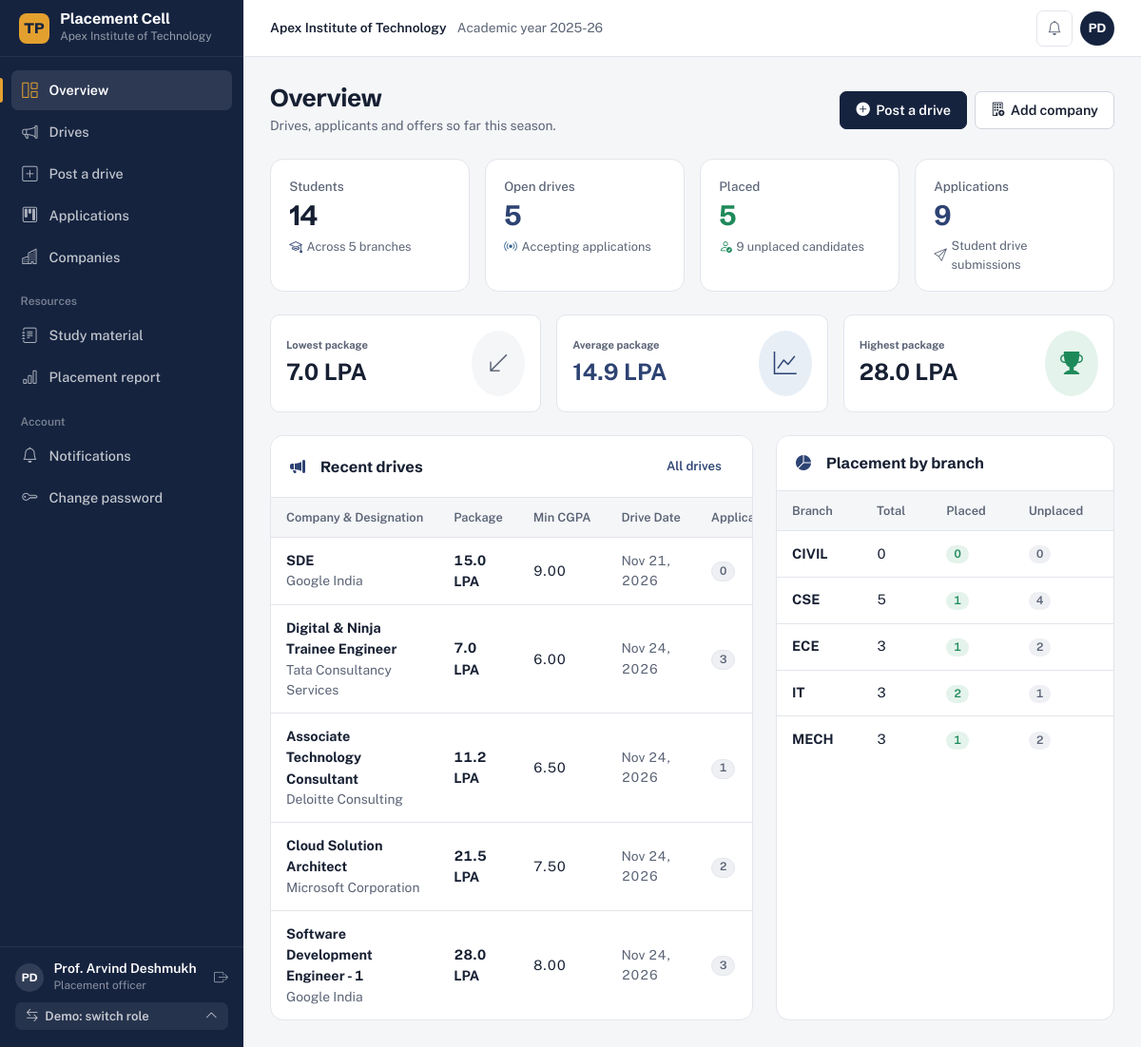
Page /tpo/ (signed in) on the earlier database version.
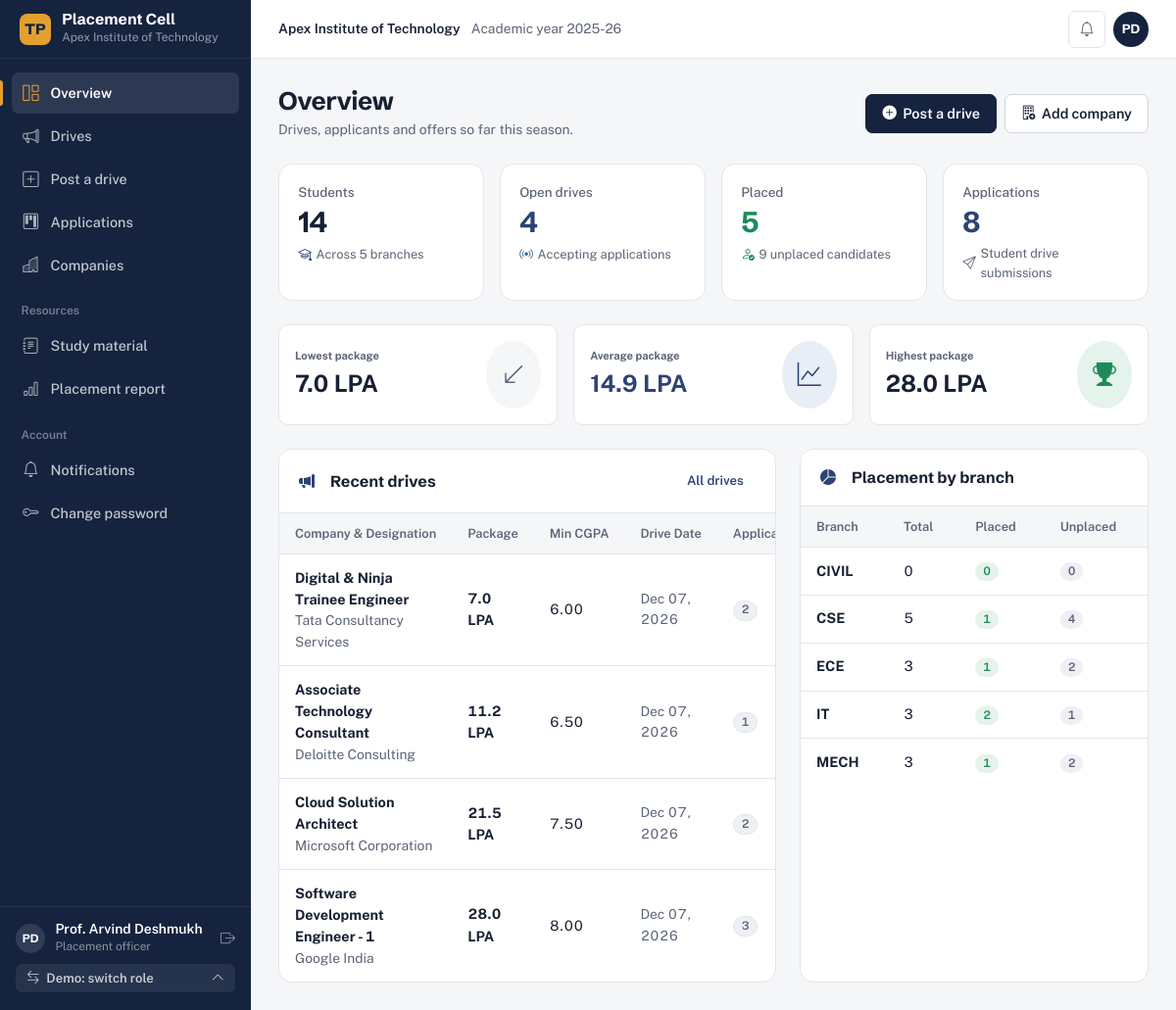
Same page on the later database version.
### apps/placements/models.py (models this page shows, shortened)
class JobOpening(models.Model):
    company = models.ForeignKey(
        Company,
        on_delete=models.CASCADE,
        related_name='job_openings'
    )
    title = models.CharField(max_length=150, help_text="Designation (e.g. SDE 1, Graduate Engineer Trainee)")
    role_description = models.TextField()
    job_location = models.CharField(max_length=150, help_text="e.g. Bangalore, Pune, Hybrid")
    package_ctc = models.DecimalField(
        max_digits=6,
        decimal_places=2,
        help_text="Offered compensation in LPA (e.g. 14.50)"
    )
    bond_details = models.CharField(max_length=255, blank=True, null=True, help_text="e.g. No Bond, or 1 Year Service Agreement")
    min_tenth_percentage = models.DecimalField(
        max_digits=5,
        decimal_places=2,
        default=0.00,
        help_text="Minimum 10th standard percentage required (0.00 = No cutoff)"
    )
    min_twelfth_percentage = models.DecimalField(
        max_digits=5,
        decimal_places=2,
        default=0.00,
        help_text="Minimum 12th / Diploma percentage required (0.00 = No cutoff)"
    )
    min_graduation_cgpa = models.DecimalField(
        max_digits=4,
        decimal_places=2,
        default=0.00,
        help_text="Minimum CGPA required on 10.0 scale (0.00 = No cutoff)"
    )
    max_active_backlogs = models.PositiveIntegerField(
        default=0,
        help_text="Maximum allowed live backlogs (e.g. 0)"
    )
    allowed_departments = models.ManyToManyField(
        Department,
        related_name='eligible_job_openings',
        help_text="Academic branches allowed to apply"
    )
    allowed_degrees = models.CharField(
        max_length=255,
        default='B.Tech',
        help_text="Comma-separated degrees (e.g. B.Tech, M.Tech, MCA)"
    )
    allowed_batches = models.CharField(
        max_length=100,
        default='2025,2026',
        help_text="Comma-separated graduation batch years (e.g. 2025, 2026)"
    )
    application_deadline = models.DateTimeField(help_text="Cut-off date & time for student applications")
    drive_date = models.DateField(help_text="Scheduled date for on-campus / virtual drive")
    status = models.CharField(
        max_length=30,
        choices=JobStatus.choices,
        default=JobStatus.PUBLISHED,
        db_index=True
    )
    created_by = models.ForeignKey(
        settings.AUTH_USER_MODEL,
        on_delete=models.SET_NULL,
        null=True,
        blank=True,
        related_name='created_job_openings'
    )
    created_at = models.DateTimeField(default=timezone.now)
    updated_at = models.DateTimeField(auto_now=True)
    class Meta:
        verbose_name = "Job Opening"
        verbose_name_plural = "Job Openings"
        ordering = ['-created_at']
    @property
    def total_applicants_count(self):
        return self.applications.count()

### apps/companies/models.py (models this page shows, shortened)
class Company(models.Model):
    name = models.CharField(max_length=150, unique=True, db_index=True)
    website = models.URLField(blank=True, null=True)
    industry_sector = models.CharField(max_length=100, help_text="e.g. Information Technology, FinTech, Automotive")
    tier = models.CharField(
        max_length=30,
        choices=CompanyTier.choices,
        default=CompanyTier.TIER_2_CORE
    )
    contact_person = models.CharField(max_length=100, help_text="Recruiter / HR Point of Contact")
    contact_email = models.EmailField()
    contact_phone = models.CharField(max_length=20, blank=True, null=True)
    address = models.TextField(blank=True, null=True)
    logo = models.ImageField(upload_to='company_logos/', blank=True, null=True)
    is_active = models.BooleanField(default=True)
    created_at = models.DateTimeField(default=timezone.now)
    updated_at = models.DateTimeField(auto_now=True)
    class Meta:
        verbose_name = "Company"
        verbose_name_plural = "Companies"
        ordering = ['name']

### apps/departments/models.py (models this page shows, shortened)
class Department(models.Model):
    code = models.CharField(
        max_length=20,
        unique=True,
        db_index=True,
        help_text="Standard department code (e.g., CSE, IT, ECE, MECH, CIVIL)"
    )
    name = models.CharField(
        max_length=150,
        unique=True,
        help_text="Full department name (e.g., Computer Science and Engineering)"
    )
    description = models.TextField(blank=True, null=True)
    is_active = models.BooleanField(default=True)
    created_at = models.DateTimeField(default=timezone.now)
    updated_at = models.DateTimeField(auto_now=True)
    class Meta:
        verbose_name = "Department"
        verbose_name_plural = "Departments"
        ordering = ['code']

### apps/placements/tpo_views.py (the view)
# urls.py: path('', admin_views.dashboard_view, name='dashboard'),
@tpo_required
def dashboard_view(request):
    total_users = User.objects.count()
    total_departments = Department.objects.count()
    total_students = StudentProfile.objects.count()
    placed_students = StudentProfile.objects.filter(placement_status=PlacementStatus.PLACED).count()
    unplaced_students = StudentProfile.objects.filter(placement_status=PlacementStatus.UNPLACED).count()
    active_job_openings = JobOpening.objects.filter(status='PUBLISHED').count()
    total_companies = Company.objects.filter(is_active=True).count()
    total_applications = JobApplication.objects.count()
    placed_with_pkg = StudentProfile.objects.filter(placement_status=PlacementStatus.PLACED, salary_package__isnull=False)
    pkg_stats = placed_with_pkg.aggregate(
        min_pkg=Min('salary_package'),
        avg_pkg=Avg('salary_package'),
        max_pkg=Max('salary_package')
    )
    min_package = pkg_stats['min_pkg'] or 0.0
    avg_package = round(pkg_stats['avg_pkg'] or 0.0, 2)
    max_package = pkg_stats['max_pkg'] or 0.0
    dept_stats = Department.objects.annotate(
        total_stu=Count('students'),
        placed_stu=Count('students', filter=Q(students__placement_status='PLACED')),
        unplaced_stu=Count('students', filter=Q(students__placement_status='UNPLACED'))
    )
    recent_drives = JobOpening.objects.select_related('company').order_by('-created_at')[:5]
    return render(request, 'tpo_panel/dashboard.html', {
        'total_users': total_users,
        'total_departments': total_departments,
        'total_students': total_students,
        'placed_students': placed_students,
        'unplaced_students': unplaced_students,
        'active_job_openings': active_job_openings,
        'total_companies': total_companies,
        'total_applications': total_applications,
        'min_package': min_package,
        'avg_package': avg_package,
        'max_package': max_package,
        'dept_stats': dept_stats,
        'recent_drives': recent_drives,
        'active_nav': 'dashboard'
    })

### apps/accounts/models.py (called while the page is built)
    def get_full_name(self):
        return f"{self.first_name} {self.last_name}".strip()

    @property
    def is_admin(self):
        return self.role == UserRole.ADMIN

    @property
    def is_principal(self):
        return self.role == UserRole.PRINCIPAL

    @property
    def is_tnp_officer(self):
        return self.role == UserRole.TNP_OFFICER

    @property
    def is_student(self):
        return self.role == UserRole.STUDENT

    def get_dashboard_url(self):
        if self.role == UserRole.ADMIN:
            return reverse('admin_panel:dashboard')
        elif self.role == UserRole.PRINCIPAL:
            return reverse('principal_panel:dashboard')
        elif self.role == UserRole.TNP_OFFICER:
            return reverse('tpo_panel:dashboard')
        elif self.role == UserRole.TNP_ASSISTANT:
            return reverse('assistant_panel:dashboard')
        elif self.role == UserRole.STUDENT:
            return reverse('student_panel:dashboard')
        return reverse('core:landing')

### templates/tpo_panel/dashboard.html (shortened to what the changed rows need)
{% extends 'base/dashboard_base.html' %}
{% block content %}
<div class="d-flex justify-content-between align-items-center mb-4">
  <div>
    <h1 class="page-title">Overview</h1>
  </div>
</div>
<div class="row g-3 mb-4">
  <div class="col-sm-6 col-xl-3">
    <div class="metric-card">
      <div class="metric-label">Open drives</div>
      <div class="metric-value text-primary">{{ active_job_openings }}</div>
      <div class="metric-sub text-muted">
        <i class="bi bi-broadcast text-info"></i> Accepting applications
      </div>
    </div>
  </div>
  <div class="col-sm-6 col-xl-3">
    <div class="metric-card">
      <div class="metric-label">Applications</div>
      <div class="metric-value text-indigo">{{ total_applications }}</div>
      <div class="metric-sub text-muted">
        <i class="bi bi-send text-secondary"></i> Student drive submissions
      </div>
    </div>
  </div>
</div>
<div class="row g-4">
  <div class="col-lg-7">
    <div class="tpms-card h-100 mb-0">
      <div class="tpms-card-body p-0">
        <div class="tpms-table-container border-0">
          <table class="tpms-table">
            <thead>
              <tr>
                <th>Company & Designation</th>
                <th>Package</th>
                <th>Min CGPA</th>
                <th>Drive Date</th>
                <th>Applicants</th>
              </tr>
            </thead>
            <tbody>
              {% for d in recent_drives %}
                <tr>
                  <td>
                    <a href="{% url 'placements:drive_detail' d.id %}" class="fw-bold text-dark text-decoration-none">
                      {{ d.title }}
                    </a>
                    <div class="text-muted small">{{ d.company.name }}</div>
                  </td>
                  <td><span class="fw-bold">{{ d.package_ctc|floatformat:1 }} LPA</span></td>
                  <td>{{ d.min_graduation_cgpa }}</td>
                  <td class="text-muted small">{{ d.drive_date|date:"M d, Y" }}</td>
                  <td>
                    <span class="badge bg-light text-dark border">{{ d.total_applicants_count }}</span>
                  </td>
                </tr>
              {% empty %}
                <tr>
                  <td colspan="5" class="text-center py-4 text-muted">No placement drives posted yet.</td>
                </tr>
              {% endfor %}
            </tbody>
          </table>
        </div>
      </div>
    </div>
  </div>
  <div class="col-lg-5">
    <div class="tpms-card h-100 mb-0">
      <div class="tpms-card-body p-0">
        <div class="tpms-table-container border-0">
          <table class="tpms-table">
            <thead>
              <tr>
                <th>Branch</th>
                <th>Total</th>
                <th>Placed</th>
                <th>Unplaced</th>
              </tr>
            </thead>
            <tbody>
              {% for dept in dept_stats %}
                <tr>
                  <td class="fw-bold text-dark">{{ dept.code }}</td>
                  <td>{{ dept.total_stu }}</td>
                  <td><span class="badge bg-success-subtle text-success">{{ dept.placed_stu }}</span></td>
                  <td><span class="badge bg-secondary-subtle text-muted">{{ dept.unplaced_stu }}</span></td>
                </tr>
              {% empty %}
                <tr>
                  <td colspan="4" class="text-center py-4 text-muted">No departments configured.</td>
                </tr>
              {% endfor %}
            </tbody>
          </table>
        </div>
      </div>
    </div>
  </div>
</div>
{% endblock %}

Differences in the rows shown:
removed JobOpening: title "SDE", company.name "Google India", package_ctc "15.0", min_graduation_cgpa "9.00", drive_date "Nov 21, 2026", total_applicants_count "0"
changed JobOpening "Digital & Ninja Trainee Engineer": drive_date "Nov 24, 2026" → "Dec 07, 2026"; total_applicants_count "3" → "2"
changed JobOpening "Associate Technology Consultant": drive_date "Nov 24, 2026" → "Dec 07, 2026"
changed JobOpening "Cloud Solution Architect": drive_date "Nov 24, 2026" → "Dec 07, 2026"
changed JobOpening "Software Development Engineer - 1": drive_date "Nov 24, 2026" → "Dec 07, 2026"
Other differences:
{{ active_job_openings }}: "5" → "4"
{{ total_applications }}: "9" → "8"
